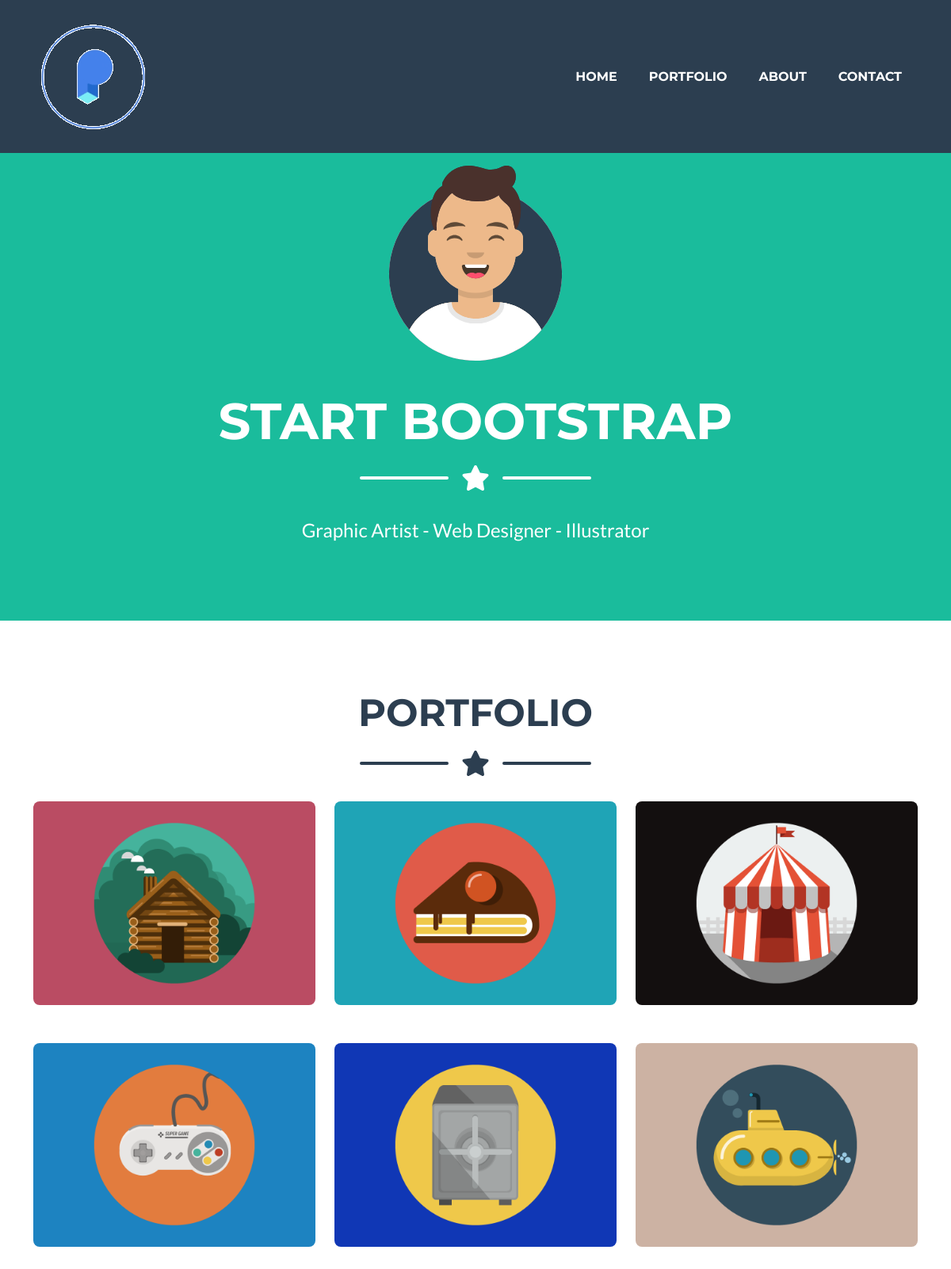
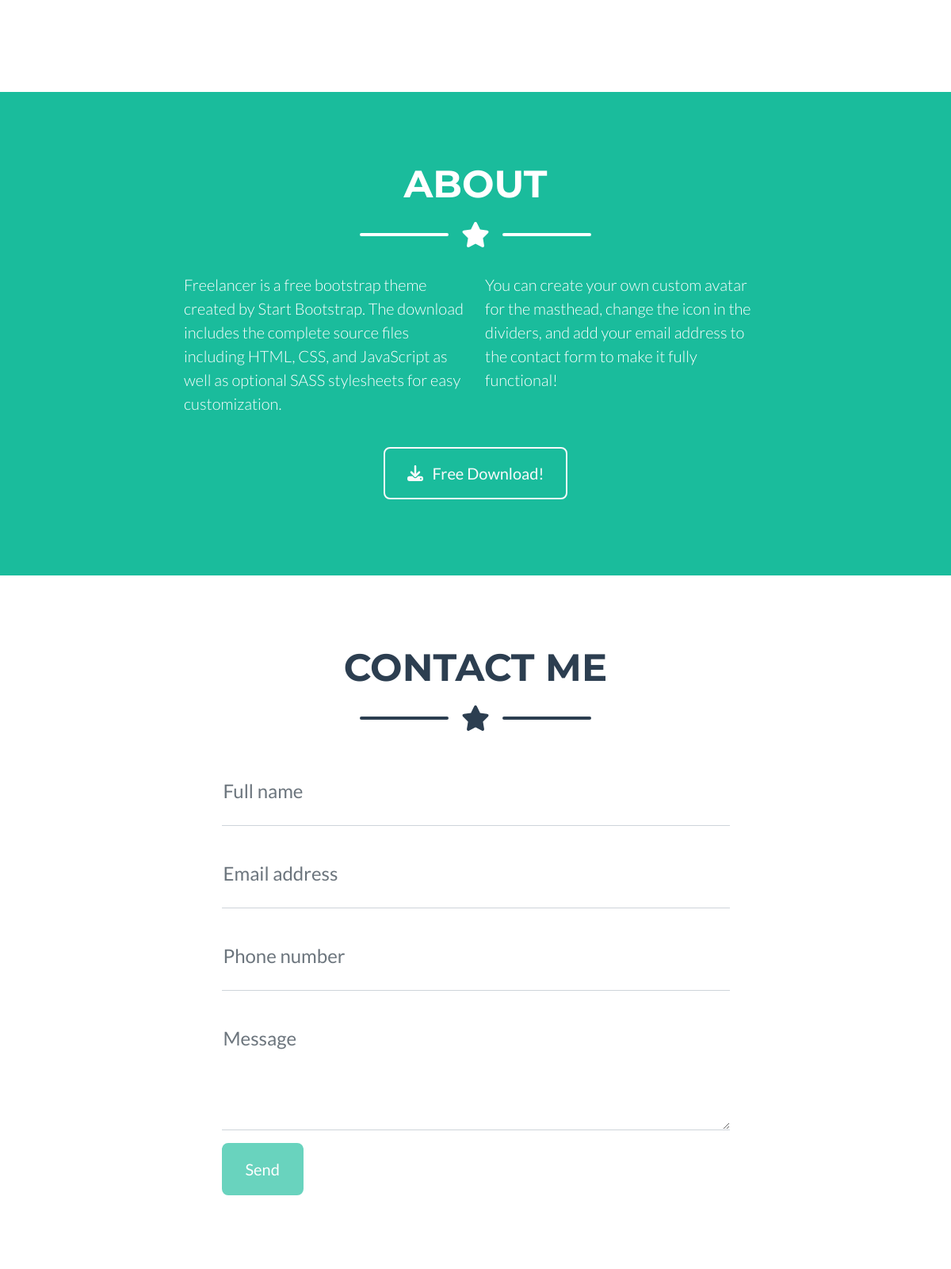
The page / (upper part) on the database its author committed (2 pictures, top to bottom).
### tables this page shows
CREATE TABLE IF NOT EXISTS `site_settings` (
  `id` int(11) NOT NULL AUTO_INCREMENT,
  `setting_key` varchar(50) NOT NULL,
  `setting_value` varchar(50) NOT NULL,
  PRIMARY KEY (`id`)
);

CREATE TABLE IF NOT EXISTS `menu_items` (
  `id` int(11) NOT NULL AUTO_INCREMENT,
  `name` varchar(20) NOT NULL,
  `link_title` varchar(20) NOT NULL,
  `class_names` varchar(20) NOT NULL,
  `href` varchar(30) NOT NULL,
  `target` varchar(20) NOT NULL,
  `sort_order` int(20) NOT NULL,
  `is_header` varchar(5) NOT NULL,
  PRIMARY KEY (`id`)
);

CREATE TABLE IF NOT EXISTS `projects` (
  `id` int(11) NOT NULL AUTO_INCREMENT,
  `name` varchar(150) NOT NULL,
  `description` varchar(150) NOT NULL,
  `owner_id` int(20) NOT NULL,
  `created_at` timestamp NOT NULL DEFAULT CURRENT_TIMESTAMP,
  `updated_at` datetime NOT NULL,
  `deleted_at` datetime DEFAULT NULL,
  `image_url` varchar(255) DEFAULT NULL,
  PRIMARY KEY (`id`)
);

CREATE TABLE IF NOT EXISTS `pages` (
  `id` int(11) NOT NULL AUTO_INCREMENT,
  `title` varchar(150) NOT NULL,
  `excerpt` varchar(150) NOT NULL,
  `description` text NOT NULL,
  `sort_order` int(20) NOT NULL,
  `owner_id` int(20) NOT NULL,
  `created_at` timestamp NOT NULL DEFAULT CURRENT_TIMESTAMP,
  `updated_at` datetime NOT NULL,
  `deleted_at` datetime NOT NULL,
  PRIMARY KEY (`id`)
);

### index.php (called while the page is built)
<?php include "inc/header.php"; ?>
<?php include "portfolio.php"; ?>
<?php include "about.php"; ?>
<?php include "contact.php"; ?>
<?php include("inc/footer.php"); ?>

### inc/functions.php (called while the page is built, shortened)
<?php
function get_page_content($conn, $page_title='', $prefix='', $postfix=''){
    $sql = "SELECT * FROM pages WHERE title = '$page_title'";
    $result = $conn->query($sql);
    $setting_value = -1;
    if ($result->num_rows > 0) {
        while($row = $result->fetch_assoc()) {
            return $prefix.$row["description"].$postfix;
        }
    }
    return $setting_value;
}

### portfolio.php (the view, shortened to what this page needs)
<section class="change-test page-section portfolio" id="portfolio">
    <div class="container">
        <h2 class="page-section-heading text-center text-uppercase text-secondary mb-0">Portfolio</h2>
        <div class="divider-custom">
            <div class="divider-custom-line"></div>
            <div class="divider-custom-icon"><i class="fas fa-star"></i></div>
            <div class="divider-custom-line"></div>
        </div>
        <div class="row justify-content-center">
            <?php
            $sql = "SELECT * FROM projects WHERE deleted_at IS NULL";
            $result = $conn->query($sql);
            if ($result->num_rows > 0) {
                while($row = $result->fetch_assoc()) { ?>
                    <div class="col-md-6 col-lg-4 mb-5">
                        <div class="portfolio-item mx-auto" data-bs-toggle="modal" data-bs-target="#portfolioModal<?php echo $row['id']; ?>">
                            <img class="img-fluid" src="<?php echo $row['image_url']; ?>" alt="..." />
                        </div>
                    </div>
                <?php    }
            }
            ?>
        </div>
    </div>
</section>

### inc/header.php (shortened to what this page needs)
<?php
include ('config/config.php');
include ('inc/functions.php');
?>
<!DOCTYPE html>
<html lang="en">
<head>
    <link href="./css/styles.css" rel="stylesheet" />
</head>
<body id="page-top">
<nav class="navbar navbar-expand-lg bg-secondary text-uppercase fixed-top" id="mainNav">
    <div class="container">
        <?php
        $sql = "SELECT * FROM site_settings WHERE setting_key = 'site_logo'";
        $result = $conn->query($sql);
        $site_logo = 'Start Bootstrap';
        if ($result->num_rows > 0) {
            while($row = $result->fetch_assoc()) {
                $site_logo = '<img src="'.$row["setting_value"].'" alt="logo" />';
            }
        }
        ?>
        <a class="navbar-brand" href="#page-top"><?php echo $site_logo; ?></a>
        <div class="collapse navbar-collapse" id="navbarResponsive">
            <ul class="navbar-nav ms-auto">
                <?php
                $sql = "SELECT * FROM menu_items WHERE is_header = 'true' ORDER BY sort_order ASC";
                $result = $conn->query($sql);
                if ($result->num_rows > 0) {
                    while($row = $result->fetch_assoc()) { ?>
                        <li class="nav-item mx-0 mx-lg-1"><a class="nav-link py-3 px-0 px-lg-3 rounded" href="<?php echo $row['href']; ?>"><?php echo $row['name']; ?></a></li>
                    <?php }
                }
                ?>
            </ul>
        </div>
    </div>
</nav>
<header class="masthead bg-primary text-white text-center">
    <div class="container d-flex align-items-center flex-column">
        <img class="masthead-avatar mb-5" src="assets/img/avataaars.svg" alt="..." />
        <h1 class="masthead-heading text-uppercase mb-0">Start Bootstrap</h1>
        <div class="divider-custom divider-light">
            <div class="divider-custom-line"></div>
            <div class="divider-custom-icon"><i class="fas fa-star"></i></div>
            <div class="divider-custom-line"></div>
        </div>
        <p class="masthead-subheading font-weight-light mb-0">Graphic Artist - Web Designer - Illustrator</p>
    </div>
</header>

### about.php
<?php echo get_page_content($conn, 'about')?>

### contact.php
<?php echo get_page_content($conn, 'contact')?>

### inc/footer.php (shortened to what this page needs)
</body>
</html>

### rows shown on the page
site_settings: setting_value (picture)
menu_items: name "HOME"
menu_items: name "PORTFOLIO"
menu_items: name "ABOUT"
menu_items: name "CONTACT"
projects: image_url (picture)
projects: image_url (picture)
projects: image_url (picture)
projects: image_url (picture)
projects: image_url (picture)
projects: image_url (picture)
pages: description "ABOUT Freelancer is a free bootstrap theme created by Start Bootstrap. The download includes the complete source files including HTML, CSS, and JavaScript as well as optional SASS stylesheets for easy customization. You can create your own custom avatar for the masthead, change the icon in the dividers, and add your email address to the contact form to make it fully functional! Free Download!"
